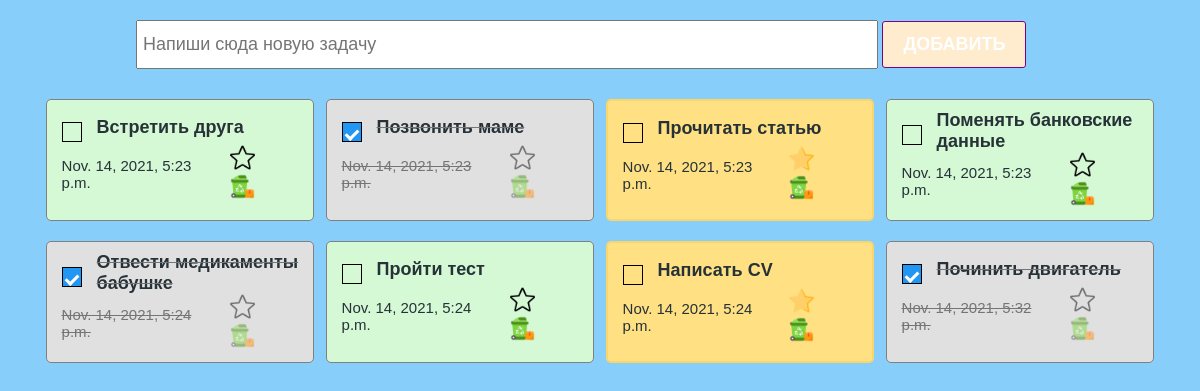
Page /test/ on the committed database.
### main/models.py (models this page shows)
class TODOLIST(models.Model):
    text = models.CharField(max_length=100)
    created_at = models.DateTimeField(auto_now_add=True)
    is_closed = models.BooleanField(default=False)
    is_favorite = models.BooleanField(default=False)

### main/views.py (the view)
# urls.py: path("test/", test, name="test"),
def test(request):
    todo_list = TODOLIST.objects.all()
    return render(request, "test.html", {"todo_list": todo_list} )

### main/templates/test.html (shortened to what this page needs)
{% load static %}
<!DOCTYPE html>
<html lang="en">
<head>
    <link rel="stylesheet" href="{% static 'styles/checkbox.css' %}">
    <link rel="stylesheet" href="{% static 'styles/index.css' %}" />
    <link rel="stylesheet" href="{% static 'styles/styles.css' %}" />
</head>
</body>
<section class="wrapper">
    <div class="create_container">
        <form action="{% url 'add-todo' %}" method="POST">
            <input class="create_input" type="text" placeholder="Напиши сюда новую задачу" name="todo_text" />
            <button class="create_button"> Добавить </button>
    </div>
    <div class="todo_container">
            {% for todo in todo_list %}
            <div class="todo_item
               {% if todo.is_favorite %}
                    marked
                {% elif todo.is_closed %}
                    done
               {% endif %}
            ">
                <div class="todo_item_header">
                    <label class="checkbox_container">
                        <span class="checkmark"></span>
                    </label>
                    <h4> <a href="{% url 'close-todo' todo.id %}">{{ todo.text}}</a></h4>
                </div>
                <div class="todo_item_footer">
                    <p>{{ todo.created_at }}</p>
                    <div class="action_buttons">
                        {% if todo.is_favorite%}
                        <a href="{% url 'unmark-todo' todo.id %}"><img src="{% static './icons/favourite.png' %}" /></a>
                        {% else %}
                        <a href="{% url 'mark-todo' todo.id %}"><img src="{% static './icons/star (1).png' %}" /></a>
                        {% endif %}
                        <a href="{% url 'delete-todo' todo.id %}"><img src="{% static './icons/recycle-bin.png' %}" /></a>
                    </div>
                </div>
            </div>
            {% endfor%}
    </div>
</section>
</html>

### main/static/styles/index.css (style rules this page uses)
* { box-sizing: border-box; margin: 0; padding: 0; color: #263238; }
section { width: 100%; padding: 20px; display: flex; flex-direction: column; align-items: center; }
.create_container { width: 80%; }
.create_input { padding: 12px 5px; font-size: 18px; width: 80%; }
.create_button { padding: 12px 20px; background-color: blanchedalmond; border: 1px solid purple; color: white; font-size: 18px; text-transform: uppercase; font-weight: bold; border-radius: 3px; cursor: pointer; }
.todo_container { padding: 30px 20px; display: flex; justify-content: space-around; flex-wrap: wrap; width: 100%; }
.todo_item { border: 1px solid gray; border-radius: 5px; width: 24%; padding: 10px 15px; background-color: rgb(213, 248, 213); margin-bottom: 20px; }
.todo_item.done { background-color: #e0e0e0; text-decoration: line-through; color: #757575; }
.todo_item.done h4, .todo_item.done p, .todo_item.done span { color: #757575; }
.todo_item.done img { opacity: 0.5; }
.todo_item.marked { background-color: #ffe082; border: 2px solid #fad66a; }
.todo_item_header { display: flex; align-items: center; min-height: 35px; }
.todo_item_header h4 { font-size: 18px; font-family: sans-serif; }
.todo_item_header h4 a { text-decoration: none; }
.todo_item_footer { display: flex; justify-content: space-between; align-items: center; }
.todo_item_footer p { font-size: 15px; font-family: sans-serif; }
.todo_item_footer img { width: 25px; height: 25px; margin: 0 5px; cursor: pointer; }
.checkbox_container { display: block; position: relative; padding-left: 35px; margin-bottom: 12px; cursor: pointer; font-size: 22px; -webkit-user-select: none; -moz-user-select: none; -ms-user-select: none; user-select: none; }
.checkmark { position: absolute; top: 0px; left: 0; height: 20px; width: 20px; border: 1px solid black; }
.checkmark:after { content: ""; position: absolute; display: none; }
.checkbox_container input:checked~.checkmark:after { display: block; }
.checkbox_container input:checked~.checkmark { background-color: #2196f3; }
.checkbox_container .checkmark:after { left: 5px; top: 4px; width: 5px; height: 10px; border: solid white; border-width: 0 3px 3px 0; -webkit-transform: rotate(45deg); -ms-transform: rotate(45deg); transform: rotate(45deg); }

### main/static/styles/styles.css (style rules this page uses)
.wrapper { background-color: lightskyblue; height: 100vh; }

### rows in the picture
TODOLIST: text "Встретить друга", created_at "Nov. 14, 2021, 5:23 p.m.", is_favorite False (drawn)
TODOLIST: text "Позвонить маме", created_at "Nov. 14, 2021, 5:23 p.m.", is_favorite False (drawn)
TODOLIST: text "Прочитать статью", created_at "Nov. 14, 2021, 5:23 p.m.", is_favorite True (drawn)
TODOLIST: text "Поменять банковские данные", created_at "Nov. 14, 2021, 5:23 p.m.", is_favorite False (drawn)
TODOLIST: text "Отвести медикаменты бабушке", created_at "Nov. 14, 2021, 5:24 p.m.", is_favorite False (drawn)
TODOLIST: text "Пройти тест", created_at "Nov. 14, 2021, 5:24 p.m.", is_favorite False (drawn)
TODOLIST: text "Написать CV", created_at "Nov. 14, 2021, 5:24 p.m.", is_favorite True (drawn)
TODOLIST: text "Починить двигатель", created_at "Nov. 14, 2021, 5:32 p.m.", is_favorite False (drawn)
